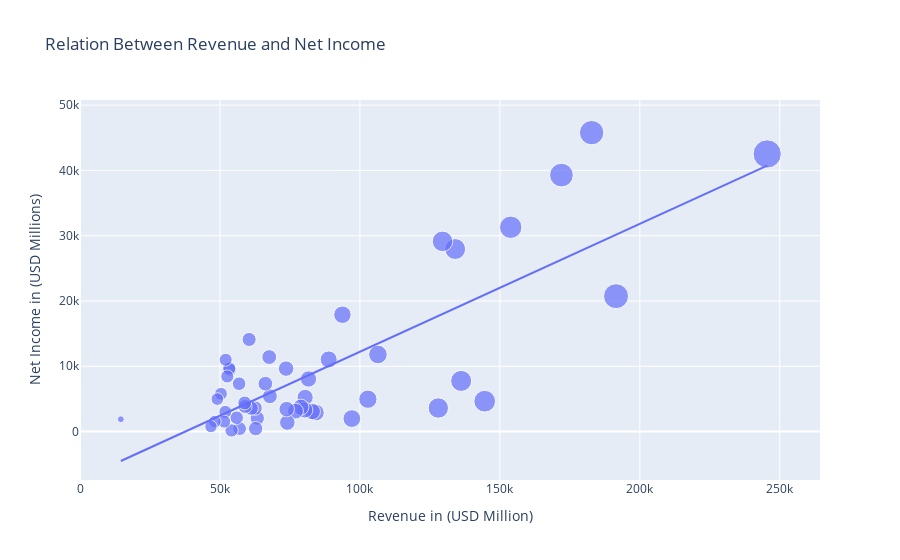

Source (notebook cell):
### Markdown cell above
Trying to find some relations in the data

### Code cell
px.scatter(data_frame=df, x='Revenue in (USD Million)', y='Net Income in (USD Millions)',size='Revenue in (USD Million)',trendline='ols',title='Relation Between Revenue and Net Income')
